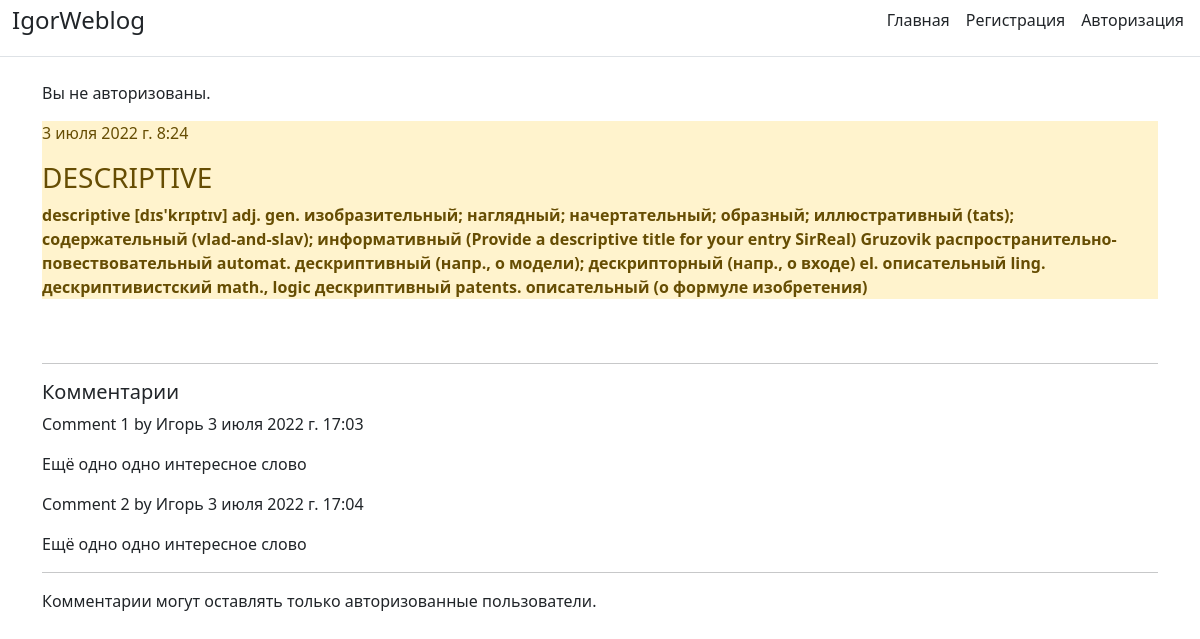
/article_detail/2022-07-03-0824051614210000/, run on an earlier commit of the app's database.
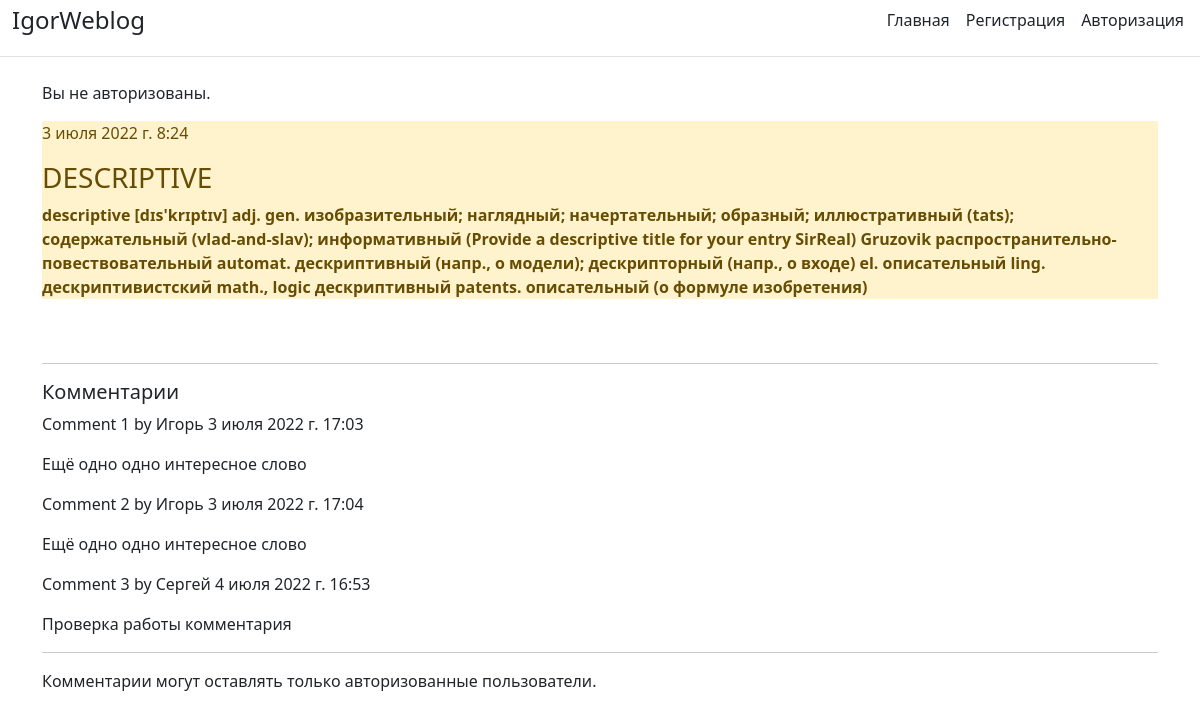
And on a later commit of the database.
### Blog/models.py (models this page shows, shortened)
class Comment(models.Model):
    post = models.ForeignKey(Task, related_name='comments', on_delete=models.CASCADE)
    name = models.CharField(max_length=80)
    email = models.EmailField()
    body = models.TextField()
    created = models.DateTimeField(auto_now_add=True)
    updated = models.DateTimeField(auto_now=True)
    active = models.BooleanField(default=True)
    class Meta:
        ordering = ('created',)

### Blog/views.py (the view)
# urls.py: path('article_detail/<slug:slug>/', views.article_detail, name='article_detail'),
def article_detail(request, slug):
    article = get_object_or_404(Task, slug=slug)
    comments = article.comments.filter(active=True)
    if request.method == 'POST':
        comment_form = CommentForm(data=request.POST)
        if comment_form.is_valid():
            new_comment = comment_form.save(commit=False)
            new_comment.post = article
            new_comment.save()
    else:
        comment_form = CommentForm()
    context = {'article': article, 'slug': slug, 'comments': comments,
               'comment_form': comment_form}
    return render(request, 'Blog/article_detail.html', context)

### Blog/templates/Blog/article_detail.html (shortened to what this page needs)
{% extends 'Blog/base.html' %}
{% block content %}
<div class="alert-warning mt-3", class="container">
    <p>{{ article.publish }}</p>
    <h3>{{ article.title | upper }}</h3>
    <b>{{ article.task }}</b>
</div>
<br>
<br>
<hr>
{% with comments.Count as total_comments %}
    <h5>
        {{ total_comments }} Комментарии {{ total_comments|pluralize }}
    </h5>
{% endwith %}
{% for comment in comments %}
    <div class="comment">
        <p class="info">
            Comment {{ forloop.counter }} by {{ comment.name }}
            {{ comment.created }}
        </p>
        {{ comment.body|linebreaks }}
    </div>
{% empty %}
    <p>Под этой статьёй пока нет комментариев. Оставьте комментарий первым!</p>
{% endfor %}
<hr>
{% if new_comment %}
    <h2>Ваш коментарий добавлен</h2>
{% else %}
{% if request.user.is_authenticated %}
    <h5>Добавьте комментарий</h5>
    <form method="post" action=".">
        {% csrf_token %}
        {{ comment_form.as_p }}
        <button type="submit" class="btn btn-sucsess" style="background:lightblue">
            Добавить</button>
        <span>{{ error }}</span>
    </form>
{% else %}
    <p>Комментарии могут оставлять только авторизованные пользователи.</p>
{% endif %}
{% endif %}
{% endblock %}

What changed in the data, as far as the page shows it:
added Comment: name "Сергей", created "4 июля 2022 г. 16:53", body "Проверка работы комментария"
